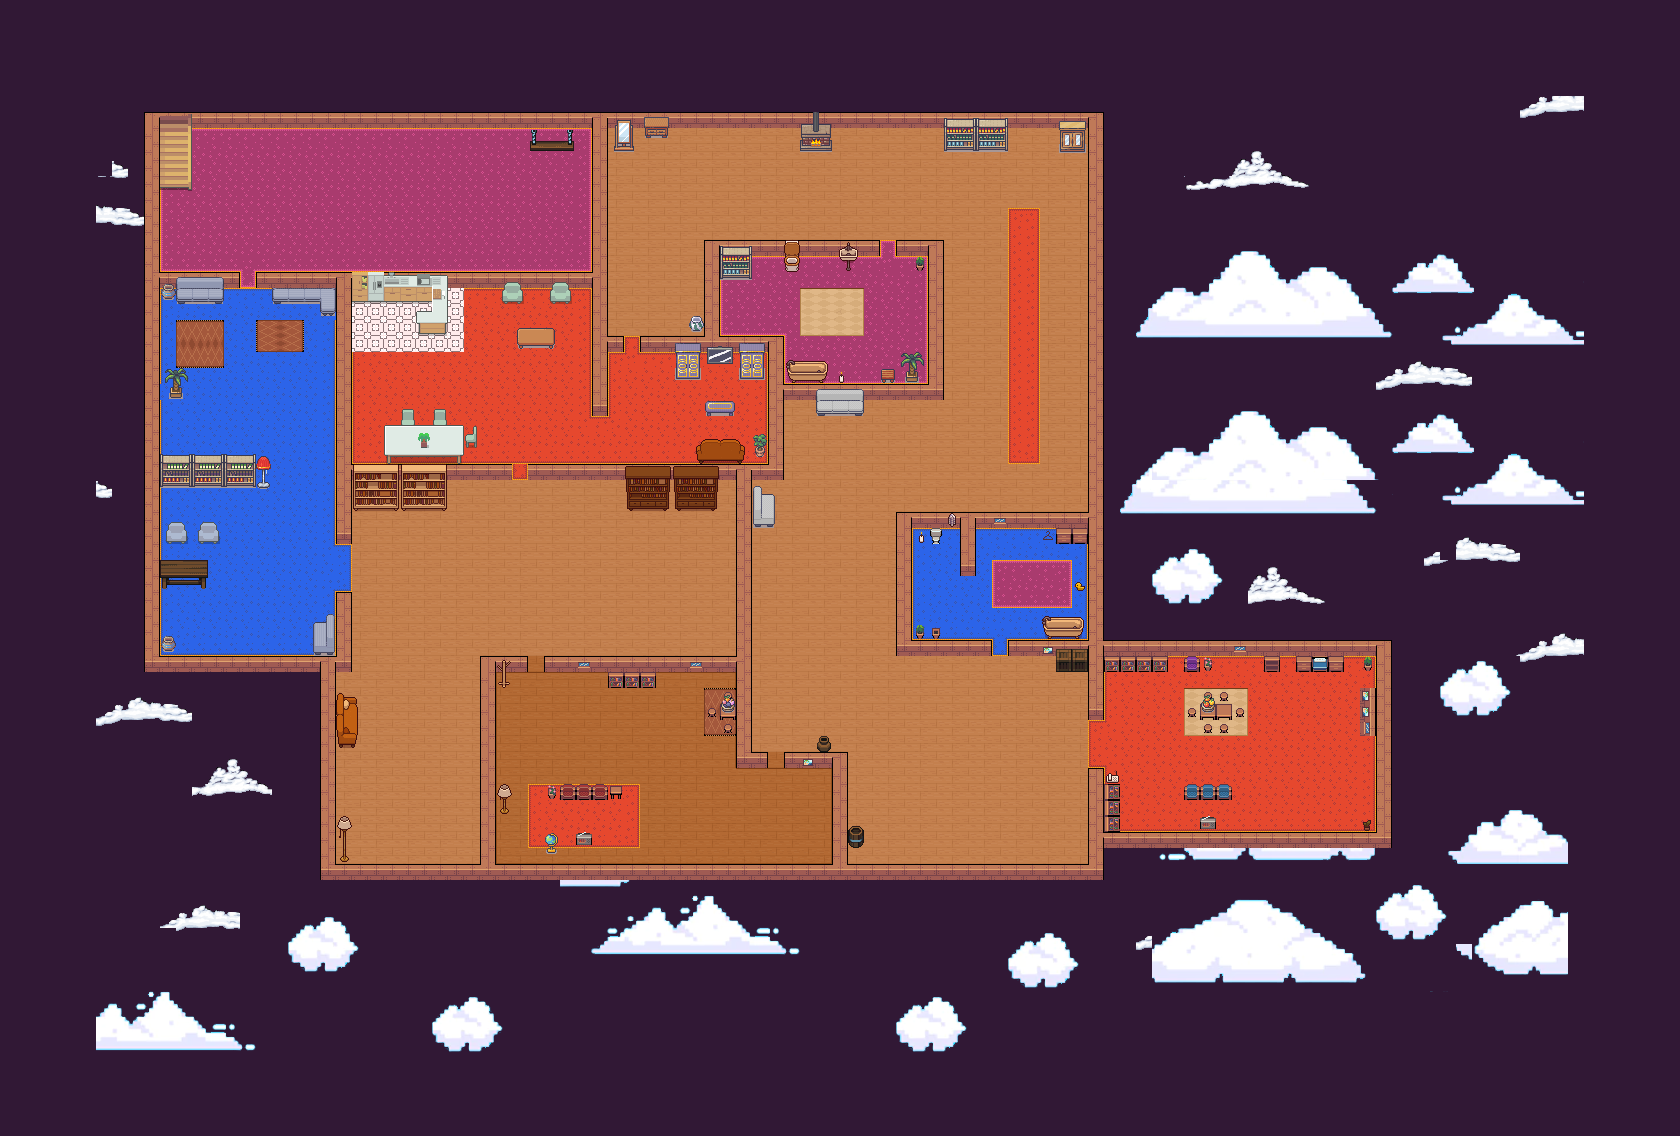

A level layout from a 2D game, rendered from its tile map. Below: a short description, then the map file with tile-grid data replaced by summaries:
An orthogonal 105x71 tile map with 16x16 px tiles, 3 tile layers (suelo, paredes, adornos), 10 tilesets and 24 objects.

<map version="1.9" tiledversion="1.9.2" orientation="orthogonal" renderorder="right-down" width="105" height="71" tilewidth="16" tileheight="16" infinite="0" nextlayerid="14" nextobjectid="31">
 <tileset firstgid="1" name="interior" tilewidth="16" tileheight="16" tilecount="216" columns="8">
  <image source="interior.png" width="128" height="432" />
 </tileset>
 <tileset firstgid="217" name="TopDownHouse_SmallItems" tilewidth="16" tileheight="16" tilecount="64" columns="8">
  <image source="TopDownHouse_SmallItems.png" width="128" height="128" />
 </tileset>
 <tileset firstgid="281" name="TopDownHouse_FurnitureState1" tilewidth="16" tileheight="16" tilecount="234" columns="13">
  <image source="TopDownHouse_FurnitureState1.png" width="208" height="288" />
 </tileset>
 <tileset firstgid="515" name="TopDownHouse_FloorsAndWalls" tilewidth="16" tileheight="16" tilecount="162" columns="18">
  <image source="TopDownHouse_FloorsAndWalls.png" width="288" height="144" />
 </tileset>
 <tileset firstgid="677" name="Interiors_free_16x16" tilewidth="16" tileheight="16" tilecount="1424" columns="16">
  <image source="Interiors_free_16x16.png" width="256" height="1424" />
 </tileset>
 <tileset firstgid="2101" name="Props2" tilewidth="16" tileheight="16" tilecount="625" columns="25">
  <image source="Props2.png" width="400" height="400" />
 </tileset>
 <tileset firstgid="2726" name="kitchen" tilewidth="16" tileheight="16" tilecount="333" columns="9">
  <image source="kitchen.png" width="144" height="592" />
 </tileset>
 <tileset firstgid="3059" name="abismo" tilewidth="16" tileheight="16" tilecount="1350" columns="45">
  <image source="Abismo.png" width="720" height="480" />
 </tileset>
 <tileset firstgid="4409" name="clouds" tilewidth="16" tileheight="16" tilecount="165" columns="15">
  <image source="Clouds_3.png" width="250" height="188" />
 </tileset>
 <tileset firstgid="4574" name="clouds2" tilewidth="16" tileheight="16" tilecount="1271" columns="41">
  <image source="nubes2.png" width="658" height="497" />
 </tileset>
 <layer id="3" name="suelo" width="105" height="71">
  <data>[7455 cells, 7419 non-empty, 657 distinct tile ids]</data>
 </layer>
 <layer id="2" name="paredes" width="105" height="71">
  <data>[7455 cells, 703 non-empty, 87 distinct tile ids]</data>
 </layer>
 <objectgroup id="10" name="player">
  <object id="15" x="1311.85" y="736.06">
   <ellipse />
  </object>
 </objectgroup>
 <objectgroup id="12" name="eyes">
  <object id="19" x="626.259" y="742.755">
   <point />
  </object>
  <object id="20" x="649.022" y="229.904">
   <point />
  </object>
  <object id="23" x="517.797" y="574.036">
   <point />
  </object>
 </objectgroup>
 <objectgroup id="13" name="door">
  <object id="30" x="274.092" y="216.513">
   <ellipse />
  </object>
 </objectgroup>
 <layer id="9" name="adornos" width="105" height="71">
  <data>[7455 cells, 284 non-empty, 204 distinct tile ids]</data>
 </layer>
 <objectgroup id="8" name="speedEnemies">
  <object id="12" x="669" y="793">
   <point />
  </object>
  <object id="13" x="908" y="448">
   <point />
  </object>
 </objectgroup>
 <objectgroup id="5" name="basicEnemies">
  <object id="2" x="745" y="216">
   <point />
  </object>
  <object id="3" x="552" y="739">
   <point />
  </object>
  <object id="4" x="670" y="298">
   <point />
  </object>
 </objectgroup>
 <objectgroup id="6" name="strongEnemies">
  <object id="6" x="299" y="318">
   <ellipse />
  </object>
  <object id="7" x="411" y="772">
   <ellipse />
  </object>
  <object id="24" x="662.412" y="425.403" />
  <object id="25" x="382.554" y="363.807" />
  <object id="26" x="816.402" y="561.985" />
 </objectgroup>
 <objectgroup id="7" name="rangedEnemies">
  <object id="8" x="806" y="688">
   <ellipse />
  </object>
  <object id="9" x="586" y="590">
   <ellipse />
  </object>
  <object id="10" x="324" y="540">
   <ellipse />
  </object>
  <object id="11" x="959" y="238">
   <ellipse />
  </object>
 </objectgroup>
 <objectgroup id="11" name="chests">
  <object id="16" x="606.667" y="492" />
  <object id="17" x="989" y="543" />
  <object id="18" x="321" y="424" />
  <object id="28" x="1049.39" y="286.143" />
  <object id="29" x="476.286" y="319.619" />
 </objectgroup>
</map>
